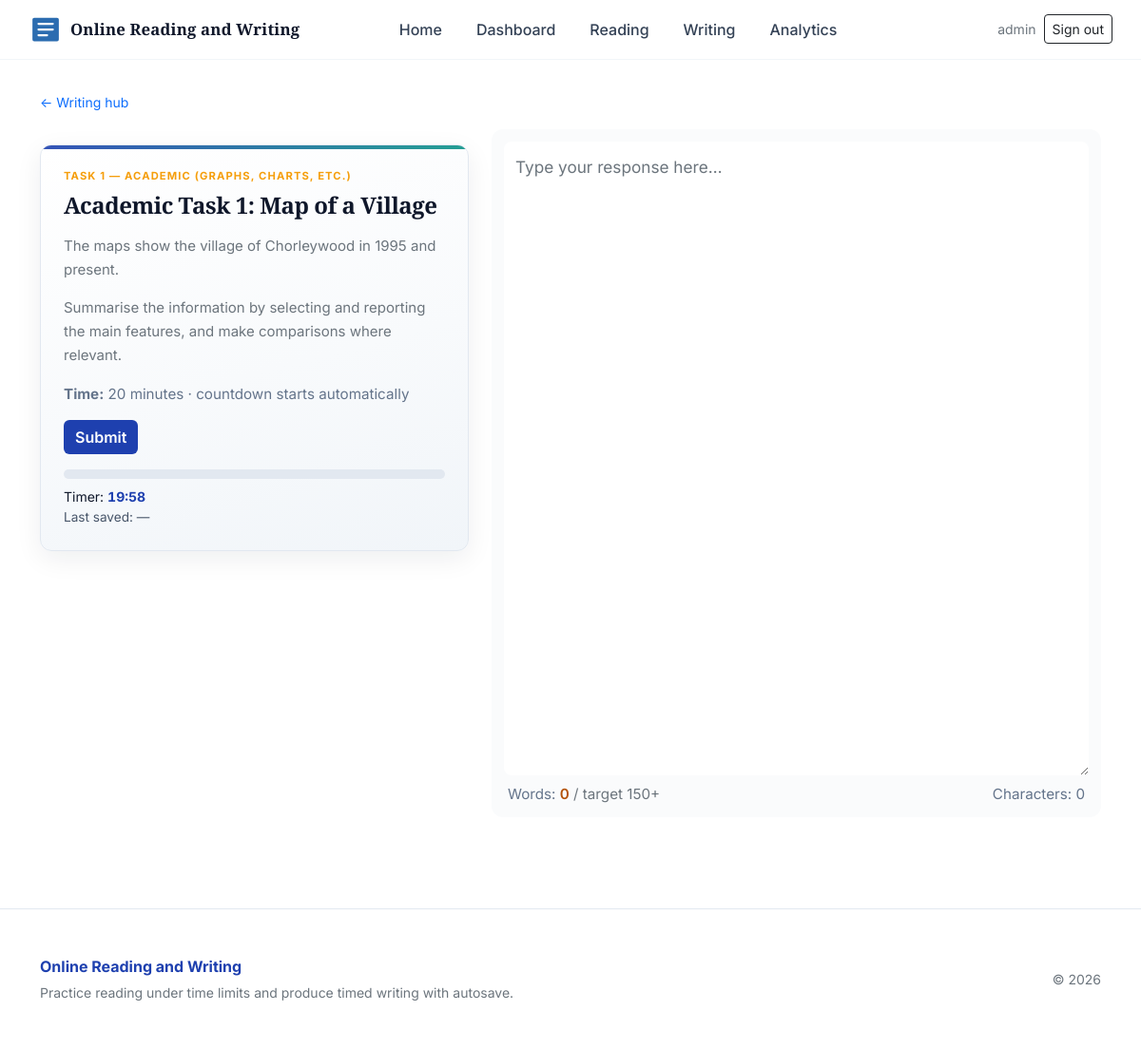
Screenshot of /writing/17/ (signed in) with the database file from the repository.
### ielts/models.py (models this page shows, shortened)
class WritingTask(models.Model):
    TASK_KIND_ACADEMIC_T1 = "academic_t1"
    TASK_KIND_ESSAY = "t2_essay"
    TASK_KIND_CHOICES = (
        (TASK_KIND_ACADEMIC_T1, "Task 1 — Academic (graphs, charts, etc.)"),
        (TASK_KIND_ESSAY, "Task 2 — Essay"),
    )
    title = models.CharField(max_length=200)
    prompt = models.TextField()
    time_limit_minutes = models.IntegerField(default=20)
    task_kind = models.CharField(
        max_length=20,
        choices=TASK_KIND_CHOICES,
        default=TASK_KIND_ESSAY,
    )
    scenario = models.JSONField(default=dict, blank=True)
    visual = models.JSONField(default=dict, blank=True)

### ielts/views.py (the view)
# urls.py: path("writing/<int:task_id>/", views.writing_view, name="writing"),
@login_required
def writing_view(request, task_id):
    ensure_sample_data()
    task = get_object_or_404(WritingTask, pk=task_id)
    attempt = _draft_writing_attempt(request.user, task)
    return render(request, "ielts/writing.html", {"task": task, "attempt": attempt})

### ielts/academic_expanded_seed.py (called while the page is built)
def create_academic_expanded():
    pass

### ielts/sample_data.py (called while the page is built, shortened)
def _seed_writing_papers():
    t_ac1 = WritingTask.objects.filter(
        title="Academic Task 1 — Household internet access (line graph)"
    ).first()
    t_ac2 = WritingTask.objects.filter(title="Task 2 — Artificial intelligence in education").first()
    if t_ac1 and t_ac2:
        WritingPaper.objects.update_or_create(
            slug="full-academic",
            defaults={
                "title": "Full test — Academic (Task 1 + Task 2)",
                "task_one": t_ac1,
                "task_two": t_ac2,
                "time_limit_minutes": 60,
            },
        )

def _seed_full_sample_legacy():
    if ReadingExam.objects.filter(slug="full-sample").exists():
        return

def seed_if_needed():
    _seed_writing_tasks()
    _seed_writing_papers()
    _seed_full_sample_legacy()
    from .academic_expanded_seed import create_academic_expanded
    create_academic_expanded()

### ielts/views.py (called while the page is built, shortened)
def ensure_sample_data():
    from .sample_data import seed_if_needed
    seed_if_needed()

def _draft_writing_attempt(user, task):
    attempt = (
        WritingAttempt.objects.filter(user=user, task=task, submitted=False).order_by("-updated_at").first()
    )
    if attempt is None:
        attempt = WritingAttempt.objects.create(user=user, task=task, submitted=False)
    return attempt

### ielts/templates/ielts/writing.html (shortened to what this page needs)
{% extends 'ielts/base.html' %}
{% block content %}
  <p class="mb-3"><a href="{% url 'ielts:writing_hub' %}" class="small text-decoration-none">← Writing hub</a></p>
  <div class="row g-4 align-items-start writing-single-page">
    <div class="col-lg-5">
      <div class="exam-paper-card p-4 sticky-lg-top writing-prompt-card" style="top:1rem">
        {% include 'ielts/partials/writing_prompt_body.html' with task=task show_task_timer=True %}
        <div class="mt-3 d-flex flex-wrap gap-2">
          <button type="button" id="submit-btn" class="btn btn-cta">Submit</button>
        </div>
        <div class="mt-3">
          <div class="timer-bar mt-2 writing-timer-bar-legacy"><div id="timer-progress" class="timer-progress"></div></div>
          <p class="mt-2 mb-0 small">Timer: <span id="timer" class="writing-timer-display">--:--</span></p>
          <p id="autosave-status" class="autosave-badge mb-0">Last saved: —</p>
        </div>
      </div>
    </div>
    <div class="col-lg-7">
      <div class="editor-wrap-focused writing-editor-wrap writing-editor-premium">
        <form id="writing-form" method="post" action="{% url 'ielts:submit_writing' task.id %}">
          <textarea id="content" name="content" class="editor form-control border-0 shadow-none" rows="22" placeholder="Type your response here…">{{ attempt.content }}</textarea>
          <div class="d-flex justify-content-between align-items-center mt-2 px-1 flex-wrap gap-2">
            <div class="meta-muted small">Words: <span id="word-count" class="word-count-short">0</span>
              {% if task.time_limit_minutes <= 20 %}
                <span class="text-muted"> / target 150+</span>
              {% else %}
                <span class="text-muted"> / target 250+</span>
              {% endif %}
            </div>
            <div class="meta-muted small">Characters: <span id="char-count">0</span></div>
          </div>
        </form>
      </div>
    </div>
  </div>
{% endblock %}
{% block extra_js %}
{% load static %}
{% endblock %}

### ielts/templates/ielts/base.html (shortened to what this page needs)
<!doctype html>
{% load static %}
<html lang="en">
  <head>
    <link href="https://cdn.jsdelivr.net/npm/bootstrap@5.2.3/dist/css/bootstrap.min.css" rel="stylesheet">
    <link href="{% static 'ielts/css/style.css' %}?v={% now 'U' %}" rel="stylesheet">
  </head>
  <body class="{% block body_class %}{% endblock %}">
    <header class="site-header">
      <nav class="navbar navbar-expand-lg navbar-light container navbar-custom align-items-center py-2">
        <div class="d-flex align-items-center logo-wrap">
          <a class="navbar-brand d-flex align-items-center gap-2" href="{% url 'ielts:home' %}">
            <img src="{% static 'ielts/img/logo.svg' %}" alt="" width="36" height="36" class="rounded-1" onerror="this.style.display='none'">
            <span class="brand-title">Online Reading and Writing</span>
          </a>
        </div>
        <div class="collapse navbar-collapse" id="navMain">
          <ul class="navbar-nav mx-auto main-nav-nav my-2 my-lg-0">
            <li class="nav-item"><a class="nav-link" href="{% url 'ielts:home' %}">Home</a></li>
            {% if user.is_authenticated %}
              <li class="nav-item"><a class="nav-link" href="{% url 'ielts:dashboard' %}">Dashboard</a></li>
              <li class="nav-item"><a class="nav-link" href="{% url 'ielts:reading_hub' %}">Reading</a></li>
              <li class="nav-item"><a class="nav-link" href="{% url 'ielts:writing_hub' %}">Writing</a></li>
              <li class="nav-item"><a class="nav-link" href="{% url 'ielts:analytics' %}">Analytics</a></li>
            {% endif %}
          </ul>
          <div class="d-flex align-items-center gap-2 ms-lg-auto nav-auth">
            {% if user.is_authenticated %}
              <span class="text-muted small d-none d-sm-inline">{{ user.username }}</span>
              <a class="btn btn-sm btn-outline-dark" href="{% url 'ielts:logout' %}">Sign out</a>
            {% else %}
              <a class="btn btn-sm btn-outline-dark" href="{% url 'ielts:login' %}">Sign in</a>
              <a class="btn btn-sm btn-cta-nav px-3" href="{% url 'ielts:register' %}">Sign up</a>
            {% endif %}
          </div>
        </div>
      </nav>
    </header>
    <main class="container main-content">
      {% block content %}{% endblock %}
    </main>
    <footer class="site-footer mt-5 py-5">
      <div class="container">
        <div class="row align-items-center">
          <div class="col-md-8">
            <span class="footer-brand">Online Reading and Writing</span>
            <p class="small text-muted mb-0 mt-1">Practice reading under time limits and produce timed writing with autosave.</p>
          </div>
          <div class="col-md-4 text-md-end mt-3 mt-md-0">
            <span class="small text-muted">© {% now "Y" %}</span>
          </div>
        </div>
      </div>
    </footer>
  </body>
</html>

### ielts/templates/ielts/partials/writing_prompt_body.html (shortened to what this page needs)
{% with p=id_prefix|default:"" %}
  <p class="exam-paper-kicker mb-2">{{ task.get_task_kind_display }}</p>
  <h2 class="h4 fw-bold mb-3 writing-prompt-title" style="font-family: var(--font-display), serif">{{ task.title }}</h2>
  <div class="exam-paper-body text-muted writing-prompt-body">{{ task.prompt|linebreaks }}</div>
  {% if show_task_timer %}
    <p class="meta-muted small mt-3 mb-0"><strong>Time:</strong> <span id="{{ p }}time-limit">{{ task.time_limit_minutes }}</span> minutes · countdown starts automatically</p>
  {% endif %}
{% endwith %}

### ielts/static/ielts/css/style.css (style rules this page uses)
:root { --brand-1: #1e40af; --brand-2: #0d9488; --brand-accent: #f59e0b; --muted: #64748b; --bg: #ffffff; --card: #ffffff; --ink: #0f172a; --font-ui: "Inter", system-ui, -apple-system, sans-serif; --font-passage: "Source Serif 4", "Times New Roman", serif; --font-display: "Playfair Display", Georgia, serif; --text-passage-size: 1.0625rem; --text-passage-leading: 1.7; --passage-measure: 65ch; --result-ok-bg: #ecfdf5; --result-ok-border: #6ee7b7; --result-miss-bg: #fff7ed; --result-miss-border: #fdba74; }
body { font-family: var(--font-ui); background: var(--bg); color: var(--ink); font-size: 1rem; line-height: 1.55; }
.site-header { background: #ffffff; border-bottom: 1px solid #f1f5f9; }
.navbar-custom .navbar-brand, .navbar-custom .nav-link { color: #334155 !important; font-weight: 500; font-family: var(--font-ui); }
.brand-title { font-family: var(--font-display); font-weight: 700; letter-spacing: 0.01em; font-size: 1.15rem; color: var(--ink); }
@media (min-width: 992px) { .brand-title { font-size: 1.05rem; } }
.main-nav-nav { gap: 0.25rem 1.25rem; }
.main-content { padding-top: 2rem; padding-bottom: 3rem; max-width: 1140px; }
.btn-cta { background: var(--brand-1); border: none; color: #fff; font-weight: 600; }
.timer-bar { height: 10px; background: #e2e8f0; border-radius: 8px; overflow: hidden; }
.editor { font-family: inherit; font-size: 1rem; padding: 12px; border-radius: 8px; border: 1px solid #e2e8f0; background: #fff; width: 100%; min-height: 22rem; }
.meta-muted { color: var(--muted); font-size: 0.95rem; }
.autosave-badge { font-size: 0.85rem; color: #475569; }
.exam-paper-card { background: linear-gradient(165deg, #ffffff 0%, #f8fafc 55%, #f1f5f9 100%); border: 1px solid #e2e8f0; border-radius: 12px; box-shadow: 0 8px 28px rgba(15, 23, 42, 0.07), inset 0 1px 0 #fff; position: relative; overflow: hidden; }
.exam-paper-card::before { content: ""; position: absolute; top: 0; left: 0; right: 0; height: 4px; background: linear-gradient(90deg, var(--brand-1), var(--brand-2)); opacity: 0.9; }
.exam-paper-kicker { font-size: 0.7rem; text-transform: uppercase; letter-spacing: 0.1em; font-weight: 700; color: var(--brand-accent); }
.writing-editor-wrap { min-height: min(70vh, 36rem); }
.editor { font-family: var(--font-ui); font-size: 1.0625rem; line-height: 1.65; min-height: min(65vh, 32rem); }
.editor-wrap-focused { background: #fafbfc; border-radius: 12px; padding: 0.75rem; border: 1px solid transparent; transition: border-color 0.2s, background 0.2s; }
.word-count-short { color: #b45309; font-weight: 600; }
.writing-prompt-body { font-size: 0.9375rem; line-height: 1.65; }
.writing-prompt-title { letter-spacing: -0.02em; }
.writing-editor-premium .editor { min-height: min(68vh, 34rem); font-size: 1.075rem; line-height: 1.7; resize: vertical; }
.writing-timer-display { font-variant-numeric: tabular-nums; font-weight: 700; color: var(--brand-1); }
.site-footer { background: #fff; border-top: 1px solid #e2e8f0; }
.footer-brand { font-weight: 700; color: var(--brand-1); }

### rows the page displays
WritingTask: task_kind "TASK 1 — ACADEMIC (GRAPHS, CHARTS, ETC.)", title "Academic Task 1: Map of a Village", prompt "The maps show the village of Chorleywood in 1995 and present. Summarise the information by selecting and reporting the main features, and make comparisons where relevant.", time_limit_minutes "20"

### other values shown
{{ user.username }} "admin"
